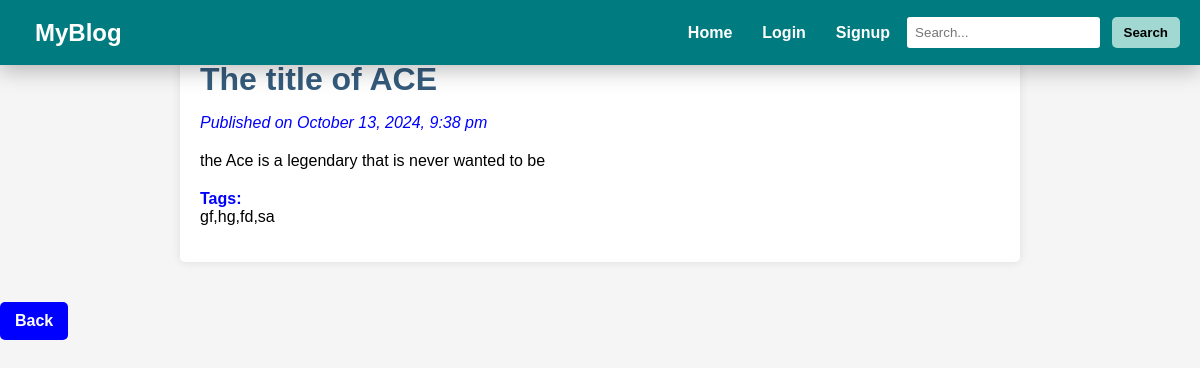
The page /post_details.php?id=20 on the database its author committed.
### tables this page shows
CREATE TABLE `posts` (
  `id` int(11) NOT NULL,
  `user_id` int(11) NOT NULL,
  `title` varchar(255) NOT NULL,
  `content` text NOT NULL,
  `tags` varchar(255) NOT NULL,
  `created_at` datetime DEFAULT current_timestamp()
);

### post_details.php (the view, shortened to what this page needs)
<?php
include('config.php');
$post_id = $_GET['id'];
$stmt = $conn->prepare("SELECT * FROM posts WHERE id = :id");
$stmt->execute([':id' => $post_id]);
$post = $stmt->fetch(PDO::FETCH_ASSOC);
$created_at = date("F j, Y, g:i a", strtotime($post['created_at']));
?>
<!DOCTYPE html>
<html lang="en">
<head>
</head>
<body>
    <?php include('header.php'); ?>
    <div class="container4">
        <div class="post-container">
            <h1><?php echo htmlspecialchars($post['title']); ?></h1>
            <p><em>Published on <?php echo $created_at; ?></em></p>
            <div class="post-content">
                <?php echo nl2br($post['content']); ?>
            </div>
            <p><strong>Tags:</strong> <span><?php echo htmlspecialchars($post['tags']); ?></span></p>
        </div>
        <?php
        if (isset($_SESSION['user_id'])) {
            echo '<a href="dashboard.php">Back to Dashboard</a>';
        } else {
            echo '<a href="index.php">Back</a>';
        }
        ?>
    </div>
</body>
</html>

### style.css (style rules this page uses)
body { margin: 0; padding: 0; box-sizing: border-box; font-family: Arial, sans-serif; background-color: #f5f5f5; }
h1 { color: #333; }
a { text-decoration: none; color: #007B7F; margin-right: 10px; font-weight: bold; }

### post_details.php (style rules this page uses)
body { font-family: Arial, sans-serif; background-color: #f8b195; margin: 0; padding: 0; }
.post-container { max-width: 800px; margin: 20px auto; padding: 20px; background-color: white; border-radius: 5px; box-shadow: 0 0 10px rgba(0, 0, 0, 0.1); }
.post-container h1 { font-size: 2em; margin-bottom: 10px; color: #355C7D; }
.post-container p em { color: blue; }
.post-content { margin-top: 15px; line-height: 1.6; color: black; }
.post-container p strong { margin-top: 10px; display: block; font-weight: bold; color: blue; }
.post-container p span { color: black; }
.container4 a { display: inline-block; margin-top: 20px; padding: 10px 15px; background-color: blue; color: white; text-decoration: none; border-radius: 5px; transition: background-color 0.3s; }

### rows shown on the page
posts: title "The title of ACE", created_at "October 13, 2024, 9:38 pm", content "the Ace is a legendary that is never wanted to be", tags "gf,hg,fd,sa"
